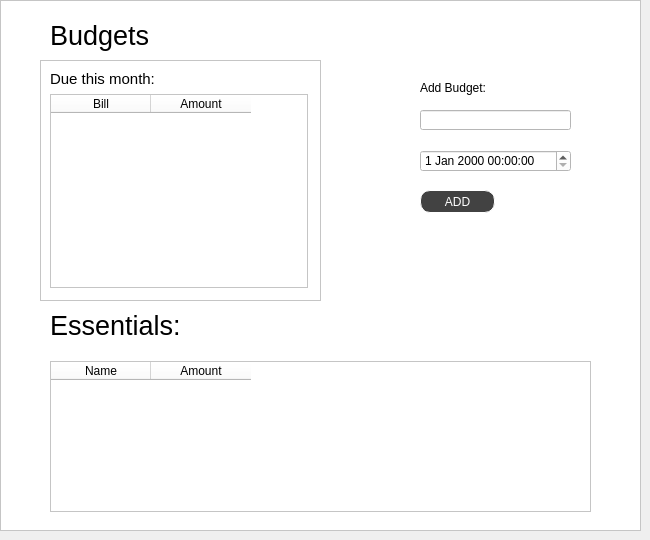
         <widget class="QWidget" name="page_4">
          <widget class="QFrame" name="frame_5">
           <property name="geometry">
            <rect>
             <x>0</x>
             <y>0</y>
             <width>641</width>
             <height>531</height>
            </rect>
           </property>
           <property name="autoFillBackground">
            <bool>false</bool>
           </property>
           <property name="styleSheet">
            <string notr="true">background-color:#ffffff;</string>
           </property>
           <property name="frameShape">
            <enum>QFrame::StyledPanel</enum>
           </property>
           <property name="frameShadow">
            <enum>QFrame::Raised</enum>
           </property>
           <widget class="QLabel" name="label_6">
            <property name="geometry">
             <rect>
              <x>50</x>
              <y>20</y>
              <width>141</width>
              <height>31</height>
             </rect>
            </property>
            <property name="font">
             <font>
              <pointsize>20</pointsize>
             </font>
            </property>
            <property name="text">
             <string>Budgets</string>
            </property>
           </widget>
           <widget class="QPushButton" name="addbudgetbtn">
            <property name="geometry">
             <rect>
              <x>420</x>
              <y>190</y>
              <width>75</width>
              <height>23</height>
             </rect>
            </property>
            <property name="styleSheet">
             <string notr="true">#addbudgetbtn:hover{
	background-color:#ffffff;
	border-radius:10px;
	border-style:solid;
	border-width:1px;
	border-color:rgb(66, 66, 66);
	color:rgb(66, 66, 66);
	padding:5px 2px;
}

#addbudgetbtn{
	background-color:rgb(66, 66, 66);
	border-radius:10px;
	border-style:solid;
	border-width:1px;
	border-color:rgb(255, 255, 255);
	color:rgb(255, 255, 255);
	padding:5px 2px;
}</string>
            </property>
            <property name="text">
             <string>ADD</string>
            </property>
           </widget>
           <widget class="QFrame" name="frame_13">
            <property name="geometry">
             <rect>
              <x>40</x>
              <y>60</y>
              <width>281</width>
              <height>241</height>
             </rect>
            </property>
            <property name="frameShape">
             <enum>QFrame::StyledPanel</enum>
            </property>
            <property name="frameShadow">
             <enum>QFrame::Raised</enum>
            </property>
            <widget class="QWidget" name="layoutWidget">
             <property name="geometry">
              <rect>
               <x>10</x>
               <y>10</y>
               <width>258</width>
               <height>218</height>
              </rect>
             </property>
             <layout class="QVBoxLayout" name="verticalLayout_9">
              <item>
               <widget class="QLabel" name="label_20">
                <property name="font">
                 <font>
                  <pointsize>11</pointsize>
                 </font>
                </property>
                <property name="text">
                 <string>Due this month:</string>
                </property>
               </widget>
              </item>
              <item>
               <widget class="QTableWidget" name="tableWidget">
                <column>
                 <property name="text">
                  <string>Bill</string>
                 </property>
                </column>
                <column>
                 <property name="text">
                  <string>Amount</string>
                 </property>
                </column>
               </widget>
              </item>
             </layout>
            </widget>
           </widget>
           <widget class="QLineEdit" name="lineEdit_3">
            <property name="geometry">
             <rect>
              <x>420</x>
              <y>110</y>
              <width>151</width>
              <height>20</height>
             </rect>
            </property>
           </widget>
           <widget class="QLabel" name="label_21">
            <property name="geometry">
             <rect>
              <x>420</x>
              <y>80</y>
              <width>71</width>
              <height>16</height>
             </rect>
            </property>
            <property name="text">
             <string>Add Budget:</string>
            </property>
           </widget>
           <widget class="QDateTimeEdit" name="dateTimeEdit_2">
            <property name="geometry">
             <rect>
              <x>420</x>
              <y>150</y>
              <width>151</width>
              <height>22</height>
             </rect>
            </property>
           </widget>
           <widget class="QTableWidget" name="tableWidget_2">
            <property name="geometry">
             <rect>
              <x>50</x>
              <y>361</y>
              <width>541</width>
              <height>151</height>
             </rect>
            </property>
            <column>
             <property name="text">
              <string>Name</string>
             </property>
            </column>
            <column>
             <property name="text">
              <string>Amount</string>
             </property>
            </column>
           </widget>
           <widget class="QLabel" name="label_22">
            <property name="geometry">
             <rect>
              <x>50</x>
              <y>310</y>
              <width>141</width>
              <height>31</height>
             </rect>
            </property>
            <property name="font">
             <font>
              <pointsize>20</pointsize>
             </font>
            </property>
            <property name="text">
             <string>Essentials:</string>
            </property>
           </widget>
          </widget>
         </widget>
